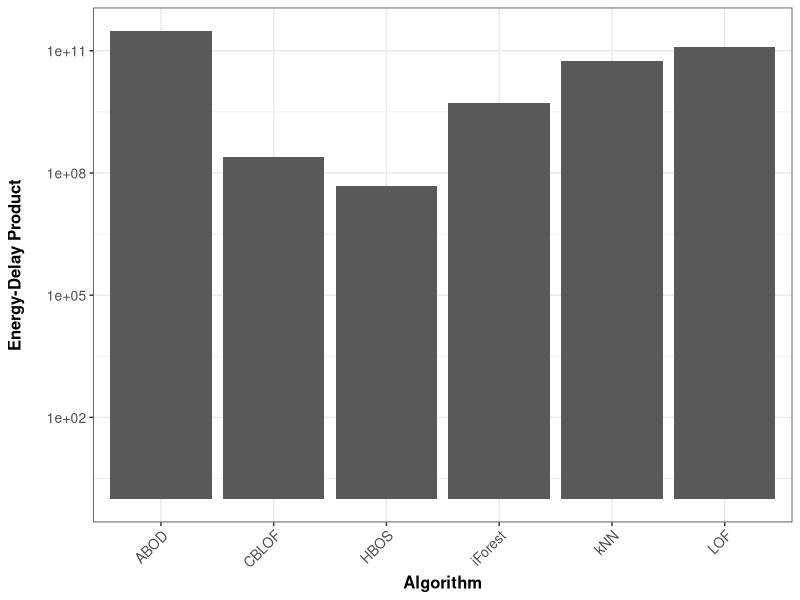

Write the R code that produced this figure.
## ---- chunk 1
library(dplyr)
library(ggplot2)
dataset <- read.delim("dataset.csv", sep = ",", dec = ",")
dataset
## ---- chunk 2

dataset %>% select(Algorithm, EDP) %>% ggplot(aes(x = Algorithm, y = EDP)) + geom_bar(stat = "identity") +
theme_bw() +
theme(axis.text.x = element_text(size = 10, angle = 45, hjust = 1),
axis.text.y = element_text(size = 10),
axis.title.x = element_text(size = 12, face = "bold"),
axis.title.y = element_text(size = 12, face = "bold")) +
labs(x = "Algorithm", y = "Energy-Delay Product\n") +
scale_y_log10()

